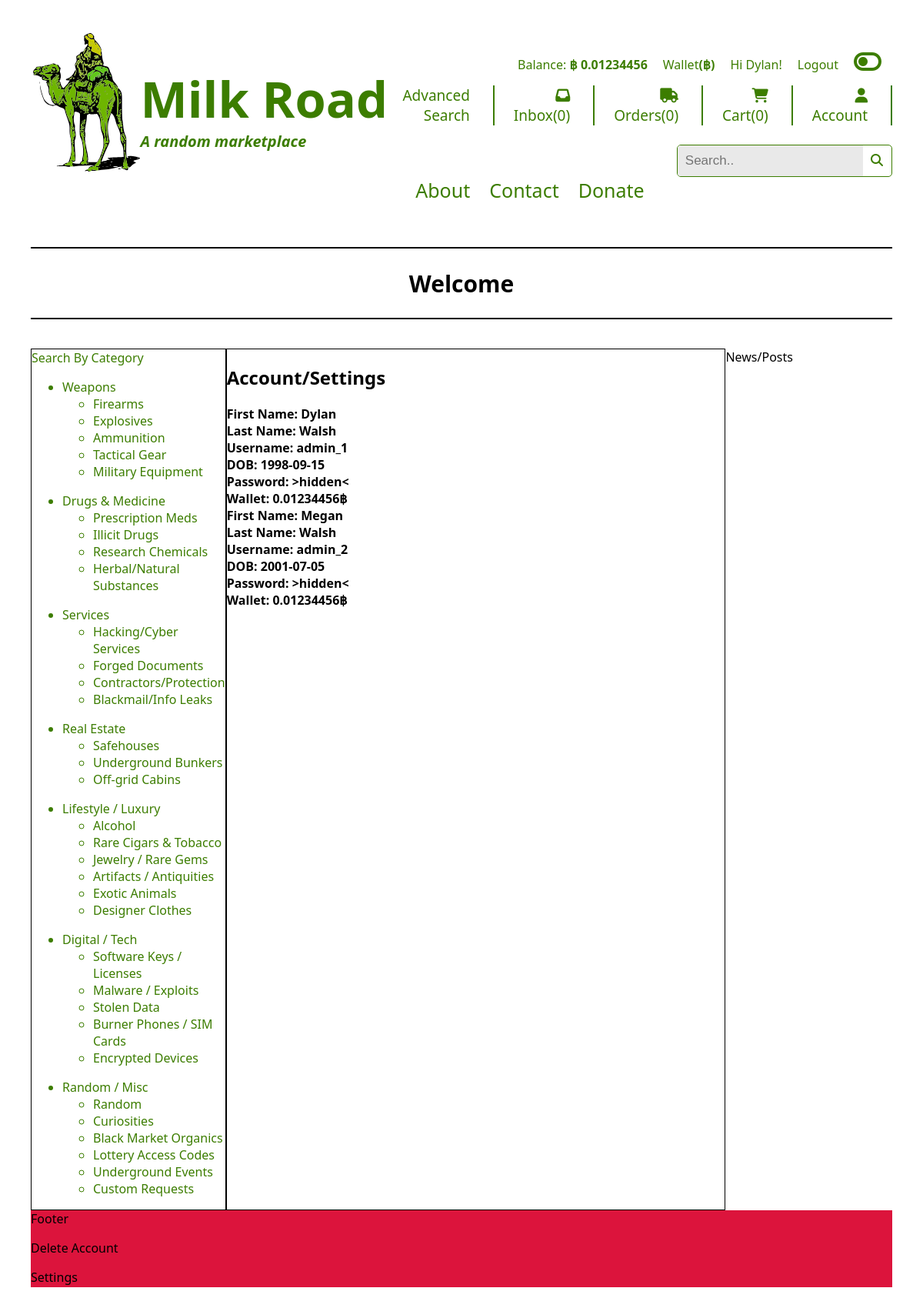
/account_details (signed in), run on an earlier commit of the app's database.
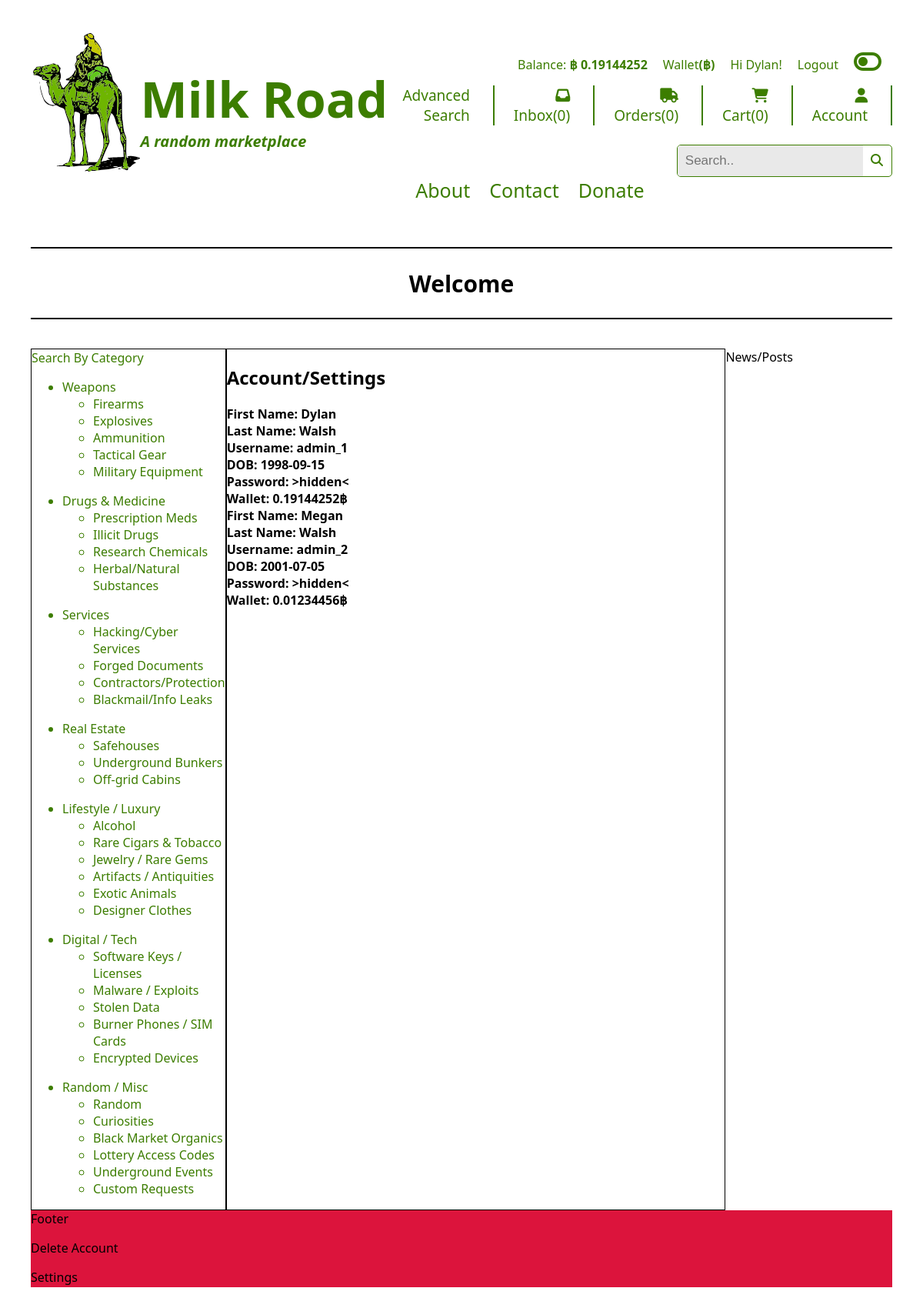
And on a later commit of the database.
### tables this page shows
CREATE TABLE UserInfo(
    user_id INTEGER PRIMARY KEY AUTOINCREMENT,
    first_name TEXT,
    last_name TEXT,
    birthday DATE,
    username TEXT,
    funds TEXT DEFAULT '0.01234456',
    password TEXT NOT NULL
);

### app.py (the view)
@app.route("/account_details")
@login_required
def account_details():
    db = get_db()
    user = db.execute("""SELECT * FROM UserInfo;""").fetchall()
    return render_template("account.html", UserInfo=user, product=product)

### app.py (called while the page is built)
@app.before_request
def show_logged_user():
    g.user =session.get("first_name", None)
    g.funds = session.get('funds', None) # getting funds from session in login with whatever user is on at that time
    g.user_id = session.get('user_id', None)
    print(f'{g.user_id}')

def login_required(view):
    @wraps(view)
    def wrapped_view(*args, **kwargs):
        if g.user is None:
            return redirect(url_for("login", next=request.url))
        return view(*args, **kwargs)
    return wrapped_view

@app.context_processor # This decorator runs whenever a template is rendered*(doesnt matter which one), It will automically be added to every template. You dont need to rewirtie product=product in every route
def inject_cart_count():
    cart = session.get("cart", {}) # getting the 'cart' key from the flask session if it exists
    total_cart_count = sum(cart.values()) # summing all cart values together
    return dict(total_cart_count=total_cart_count)  # returning a dict(total_cart_count with a total count that can be shown in any html template YAYAYAYA)

### templates/account.html
{% extends 'base.html' %}
{% block main_content %}
<h2>Account/Settings</h2>
{% for user in UserInfo %}
    <div>
    <b><div>First Name: {{ user["first_name"] }}</div>
    <div>Last Name: {{ user["last_name"] }}</div>
    <div>Username: {{ user["username"] }}</div>
    <div>DOB: {{ user["birthday"] }}</div>
    <div>Password: >hidden< </div>
    <div>Wallet: {{ user["funds"] }}฿</div></b>
    </div>
{% endfor %}
{% endblock %}

### templates/base.html (shortened to what the changed rows need)
<!DOCTYPE html>
<html lang="en">
<head>
    <link rel="stylesheet" href="{{ url_for('static', filename='styles/styles.css') }}">
    <link rel="stylesheet" href="{{ url_for('static', filename='styles/dark_mode.css') }}">
</head>
<body>
    <div class="parent">
        <div class="header">
            <a href="{{ url_for('index') }}"><div id="main_text_box">
                <h1 id="main_text">Milk Road</h1>
                <em>
                    <h2 id="sub_text">A random marketplace</h2>
                </em>
            </div></a>
        </div>
        <div class="nav">
            <div id="global" class="toggle-off">
                {% if g.user %}
                <a>
                    <p>Balance: <b style="color: #3C7D00;">฿ {{ g.funds }}</b></p>
                </a>
                <a href="{{ url_for('wallet') }}">
                    <p>Wallet<b>(฿)</b></p>
                </a>
                <p>Hi {{ g.user }}!</p>
                <a href="{{ url_for('logout') }}">
                    <p>Logout</p>
                </a>
                {% else %}
                <p>(Not logged in)</p>
                <a href="{{ url_for('login') }}">
                    <div>Login</div>
                </a>
                {% endif %}
                <div id="toggle-icon" class="toggle-off">
                    <i onclick="toggleIcon(); darkMode();" class="fas fa-toggle-off toggle-icon fa-2xl "
                        id="toggle-off"></i>
                </div>
            </div>
        </div>
        <div class="marquee">
            <div id="marquee_content">
                <h2>Welcome</h2>
            </div>
        </div>
        <div class="main">
            {% block main_content %}
            {% endblock %}
        </div>
    </div>
</body>
</html>

What changed in the data, as far as the page shows it:
changed UserInfo "Dylan": funds "0.01234456" → "0.19144252"
Also different on the page:
{{ g.funds }}: "0.01234456" → "0.19144252"
